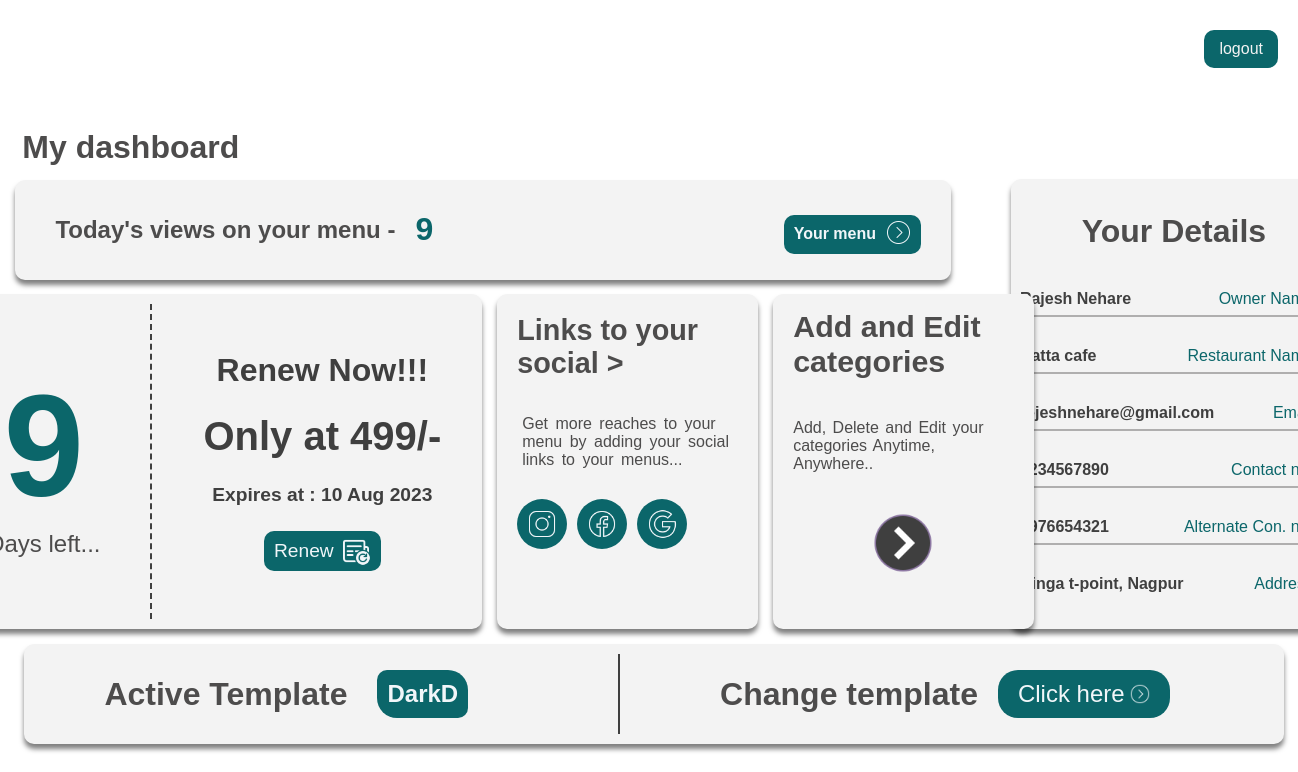
The page /client/psudoPanel/ (signed in) on the database as committed earlier.
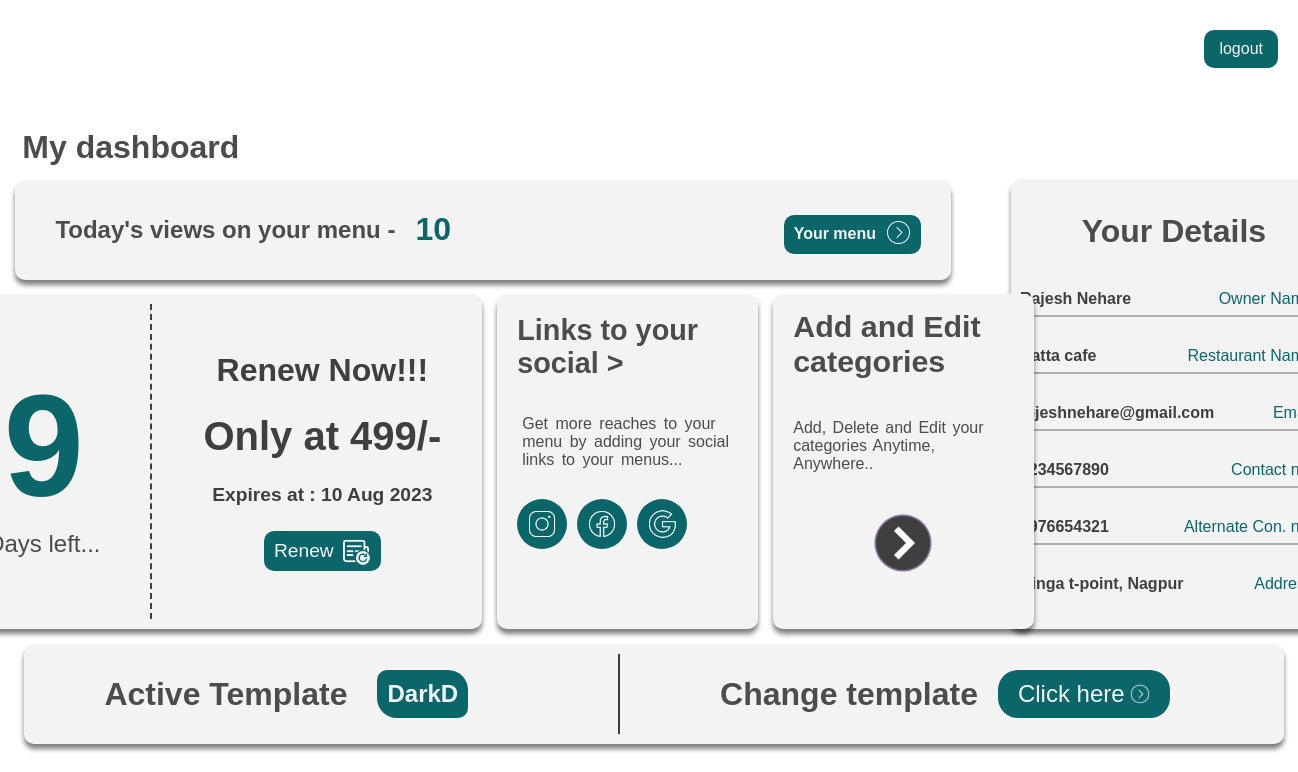
The same page on the database as committed later.
### client/models.py (models this page shows, shortened)
class DailyVisitors(models.Model):
    Daily_visitors = models.IntegerField(default=0, null=True, blank=True)
    date = models.DateField(default= timezone.now(), blank=True, null=True)
    menu = models.OneToOneField(Menu, on_delete=models.CASCADE)

### client/views.py (the view)
# urls.py: path('psudoPanel/', views.psudoPanel, name='psudoPanel'),
@login_required
@menu_creation
def psudoPanel(request):
    menu = Menu.objects.get(user = request.user)
    dailyVisitors = DailyVisitors.objects.get(menu = menu)
    data = {
        'menu' : menu,
        'dailyVisitors': dailyVisitors
    }
    return render(request, 'client/psudoPanel.html', data)

### client/views.py (called while the page is built)
def menu_creation(view_func, verification_url="/client/getstarted/"):
    @functools.wraps(view_func)
    def wrapper(request, *args, **kwargs):
        if Menu.objects.filter(user=request.user).exists():
            return view_func(request, *args, **kwargs)
        messages.info(request, "create menu first")
        print("create menu first")
        return redirect(verification_url)
    return wrapper

### templates/client/psudoPanel.html (shortened to what the changed rows need)
{% load static %}
<!DOCTYPE html>
<html lang="en">
<head>
    <link rel="stylesheet" href="{% static 'css/dashboard.css' %}">
</head>
<body>
    <div class="containerH">
        <div class="dash-content">
            <div class="content-upper" style="display: flex;">
                <div class="content-left">
                    <div id="views">
                        <div class="view-left">
                            <p class="viewsp-des">Today's views on your menu -</p>
                            {% if dailyVisitors %}
                            <h1 class="view-count"> {{dailyVisitors.Daily_visitors}} </h1>
                            {% endif %}
                        </div>
                    </div>
                    <div class="left-mid">
                        <div class="days-left-cont">
                            <div class="left">
                                <h1> 9</h1>
                            </div>
                        </div>
                        <div class="mid-sub">
                            <div class="add-category-cont">
                                <h1> Add and Edit categories </h1>
                            </div>
                        </div>
                    </div>
                </div>
                    <div class="profile-cont">
                        <div class="profile-top">
                            <h1>Your Details</h1>
                        </div>
                    </div>
            </div>
            <div class="content-bottom">
                <div class="active-template-cont">
                    <div class="left">
                        <h1>DarkD</h1>
                    </div>
                </div>
            </div>
        </div>
    </div>
</body>
</html>

Rows that differ between the two databases and show on the page:
changed DailyVisitors: Daily_visitors "9" → "10"
